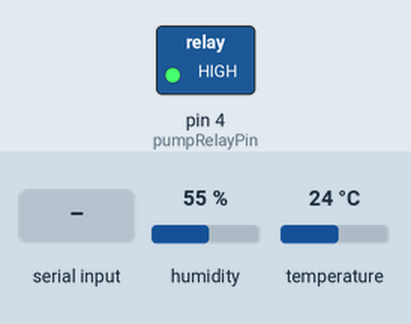
Recording of a sketch running on a simulated Arduino Uno, built with avr-gcc and run on an emulated ATmega328P. Shown: switched loads named in the sketch (green lamp = pin HIGH). The inputs (shaded band) are chosen by the test bench; at power-on: humidity 55 %, temperature 24 °C. What the sketch prints to the serial monitor is not drawn.

Above: at 1.2 s.
1.3 s: "1" received over Serial
At 2.8 s:
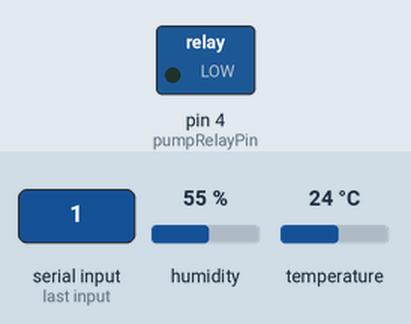
Timing chart, 0 to 8.3 s (numbered marks = the images above; inputs shaded):
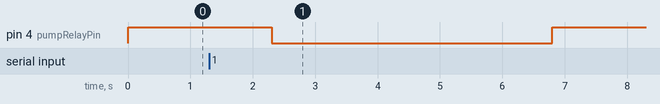

Measured:
- after the input at 1.3 s, pin 4 (pumpRelayPin): HIGH → LOW after 1.0 s, → HIGH 4.5 s later

The sketch:

main.ino
```cpp
// Example testing sketch for various DHT humidity/temperature sensors
// Written by ladyada, public domain

// REQUIRES the following Arduino libraries:
// - DHT Sensor Library: https://github.com/adafruit/DHT-sensor-library (I also use pieces of example code from this library)
// - Adafruit Unified Sensor Lib: https://github.com/adafruit/Adafruit_Sensor

#include "DHT.h"

#define DHTPIN 2
#define DHTTYPE DHT11

int pumpRelayPin = 4;
//int relayPin2 = 5;

#define MOISTUREPIN A0

DHT dht(DHTPIN, DHTTYPE);

int measurementInterval = 10000;

int pumpDuration = 4500;

unsigned long time_now = 0;

unsigned long pump_now = 0;

String incomingByte;

bool pumping;

typedef struct tempHumidityReading  {

  float temp,humidity;

} tempHumidityReading;

float normalizeMoistureReading(float reading) {
  //0 no moisture, 1 most moisture
  return 1 - (double) reading /  1023;
}

void setup() {
  Serial.begin(9600);

  dht.begin();

  pinMode(pumpRelayPin,OUTPUT);
}

float getMoistureReading() {
  float moistureReading = analogRead(MOISTUREPIN);

  if (isnan(moistureReading)) {
    Serial.println(F("Failed to read from Moisture sensor!"));
    return (float) -100; //random error will catch our attention server side
  }

  return normalizeMoistureReading(moistureReading);
}


void loop() {
  // Wait a few seconds between measurements.

  if ((unsigned long) (millis() - time_now) > measurementInterval) {
    time_now = millis();

    float m = getMoistureReading();

    // Reading temperature or humidity takes about 250 milliseconds!
    // Sensor readings may also be up to 2 seconds 'old' (its a very slow sensor)

    float h = dht.readHumidity();
    // Read temperature as Celsius (the default)
    float t = dht.readTemperature();

    // Check if any reads failed and exit early (to try again).
    if (isnan(h) || isnan(t)) {
      Serial.println(F("Failed to read from DHT sensor!"));
      return;
    }

    Serial.print(F("moisture: "));
    Serial.println(m);
    Serial.print(F("humidity: "));
    Serial.println(h);
    Serial.print(F("temperature: "));
    Serial.println(t);
  }

//reading serial data, for now any serial input will trigger pump
  if (Serial.available() > 0) {
    incomingByte = Serial.readString();
    pumping = true;
    pump_now = millis();

    digitalWrite(pumpRelayPin, LOW); //turn pump switch ON

    //debugging, will mess with server in current state
    //Serial.print("ARDUINO RECIEVED: ");
    //Serial.println(incomingByte);
  }

  if (pumping && ((unsigned long) (millis() - pump_now) > pumpDuration)){
    pumping = false;
  }

  else if (!pumping) {
    digitalWrite(pumpRelayPin, HIGH); //turn pump switch OFF
  }

}
```
